Frame 1 (no input): blank canvas, image omitted
Frame 60 (the mouse pressed at the canvas centre just before this capture): blank canvas, image omitted
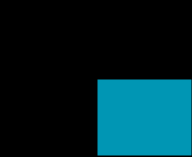
Frame 120 (the mouse held since frame 60 and released just before this capture)

The Processing sketch whose frames 1 and 60 were blank and that drew this single picture after the mouse press (run headless with seeded random() and noise(); from frame 60 on, the mouse is pressed at the canvas centre):

// Processing sketch: processing_19189
// ── processing_19189.pde


void setup()

{ 
  
  size (192,157);
  background (0);
  
  }
  int value = 0;
void draw()

{
  strokeWeight(2);
fill(value,150,180);
rect (mouseX, mouseY, mouseX, mouseY);
smooth();
  
}

void mouseMoved() {
  value = value + 2;
  if (value > 255) {
    value = 0;
  }
}


  
